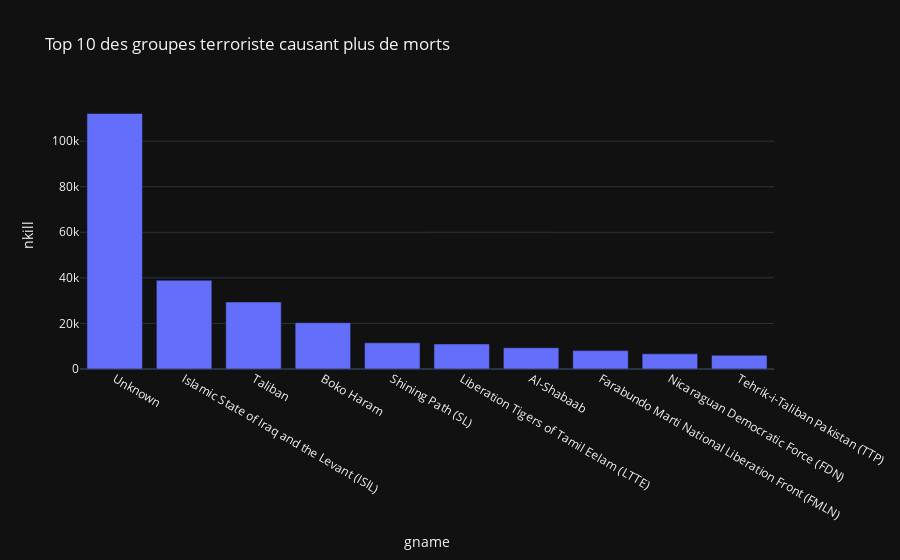

Write notebook code for a chart like this one.
### Code cell
fig = px.bar(top10, x='gname', y='nkill',title='Top 10 des groupes terroriste causant plus de morts',template='plotly_dark')
fig.show()

### Figure 1 — Plotly figure (JSON) as saved in the notebook; plotly's stock layout.template omitted (floating-point values rounded to 4 significant figures)
{"data": [{"alignmentgroup": "True", "hovertemplate": "gname=%{x}<br>nkill=%{y}<extra></extra>", "legendgroup": "", "marker": {"color": "#636efa", "pattern": {"shape": ""}}, "name": "", "offsetgroup": "", "orientation": "v", "showlegend": false, "textposition": "auto", "type": "bar", "x": ["Unknown", "Islamic State of Iraq and the Levant (ISIL)", "Taliban", "Boko Haram", "Shining Path (SL)", "Liberation Tigers of Tamil Eelam (LTTE)", "Al-Shabaab", "Farabundo Marti National Liberation Front (FMLN)", "Nicaraguan Democratic Force (FDN)", "Tehrik-i-Taliban Pakistan (TTP)"], "xaxis": "x", "y": [112147, 38923, 29400, 20328, 11491, 10965, 9323, 8064, 6662, 6040], "yaxis": "y"}], "layout": {"barmode": "relative", "legend": {"tracegroupgap": 0}, "title": {"text": "Top 10 des groupes terroriste causant plus de morts"}, "xaxis": {"anchor": "y", "domain": [0, 1], "title": {"text": "gname"}}, "yaxis": {"anchor": "x", "domain": [0, 1], "title": {"text": "nkill"}}}}
